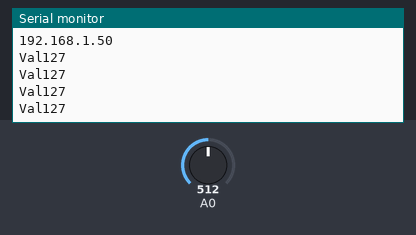
The sketch below on a simulated ESP8266 (NodeMCU). On the bench: the last lines printed to the serial monitor. Inputs (shaded band) come from the test bench; at power-on: A0 = 512. WiFi joins after 1.5 s; servers stay silent unless stated.

Above: at 2.7 s.
2.8 s: A0 set to 716
At 3.39 s:
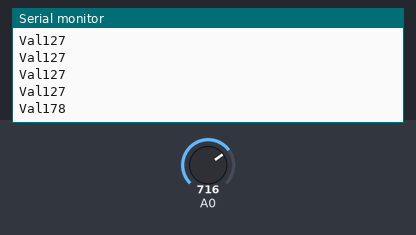
4.3 s: A0 set to 900
At 4.39 s:
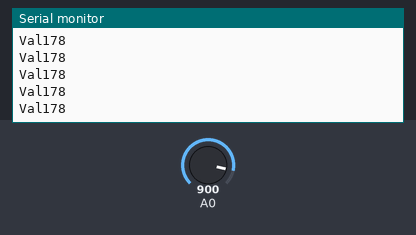
Timing chart, 0 to 7.3 s (numbered marks = the images above; inputs shaded):
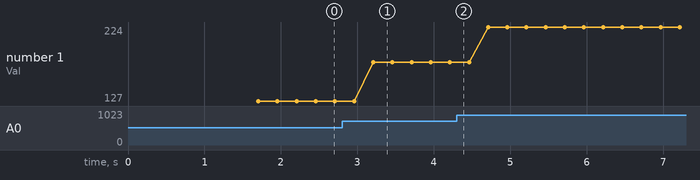

The sketch:

ClientWiFiWorking.ino
```cpp
#include <CD74HC4067.h>
#include <ESP8266WiFi.h>
#include <WiFiUDP.h>

#define SWPin 2
#define Joy1 0 // analog read
#define Joy2 1

WiFiUDP Client;

byte serdata = 0;
byte fromserver = 0;
int val1 = 0;
int val2 = 0;

// Create instance of MUX
// 2nd-5th arg --> S0-S3
//CD74HC4067 mux(13,5,8,10);
//const int common_pin = A0;

void setup() {
  pinMode(SWPin, INPUT);
  digitalWrite(SWPin, HIGH);
  //pinMode(common_pin, OUTPUT);

  Serial.begin(9600);
  WiFi.mode(WIFI_STA);
  // ID of the router , Password of the router
  WiFi.begin("Tenda_6AC248", "Hazmat01");
  Serial.println();
  Serial.println();
  Serial.print("Wait for WiFi... ");

  while (WiFi.status() != WL_CONNECTED)
  {
    Serial.print(".");
    delay(500);
  }
  Serial.println("");
  Serial.println("WiFi connected");
  Serial.println("IP address: ");
  Serial.println(WiFi.localIP());
  Client.begin(81);
}

void loop()
{
  //digitalWrite(common_pin, HIGH);
  const int port = 80;
  //mux.channel(Joy1);
  //val1 = (analogRead(0)/4)-1;
  val1 = (analogRead(Joy1)/4)-1;
  //val2 = (mux.analogRead(Joystick2)/4)-1;
  udpsend();
  Serial.print("Val");
  Serial.println(val1);
 // Serial.println(serdata);

//  char serverack = Client.parsePacket();
//  Serial.println(serverack);
//  if (serverack)
//  {
//    fromserver = Client.read();
//    Serial.println(fromserver);
//    delay(1000);
//    if (fromserver == serdata)
//    {
//      serdata = serdata + 1;
//    }
//    else
//    {
//      Serial.println("not equal");
//      Serial.println(fromserver);
//      udpsend();
//    }
//  }
//  else
//  {
//    Serial.println("no data");
//    delay(1000);
//  }

  //client.stop();
  delay(50);
}

void udpsend() {
  const char ip[] = "192.168.0.100";
  Client.beginPacket(ip, 80);
  Client.write(val1);
  Client.endPacket();
  delay(200);
  return;
}
```

Measured:
- after the input at 2.8 s, the serial monitor: prints a new line after 0.41 s (image 1)
- plotted number 1: 127 → 178 after the input at 2.8 s, 178 → 224 after the input at 4.3 s
